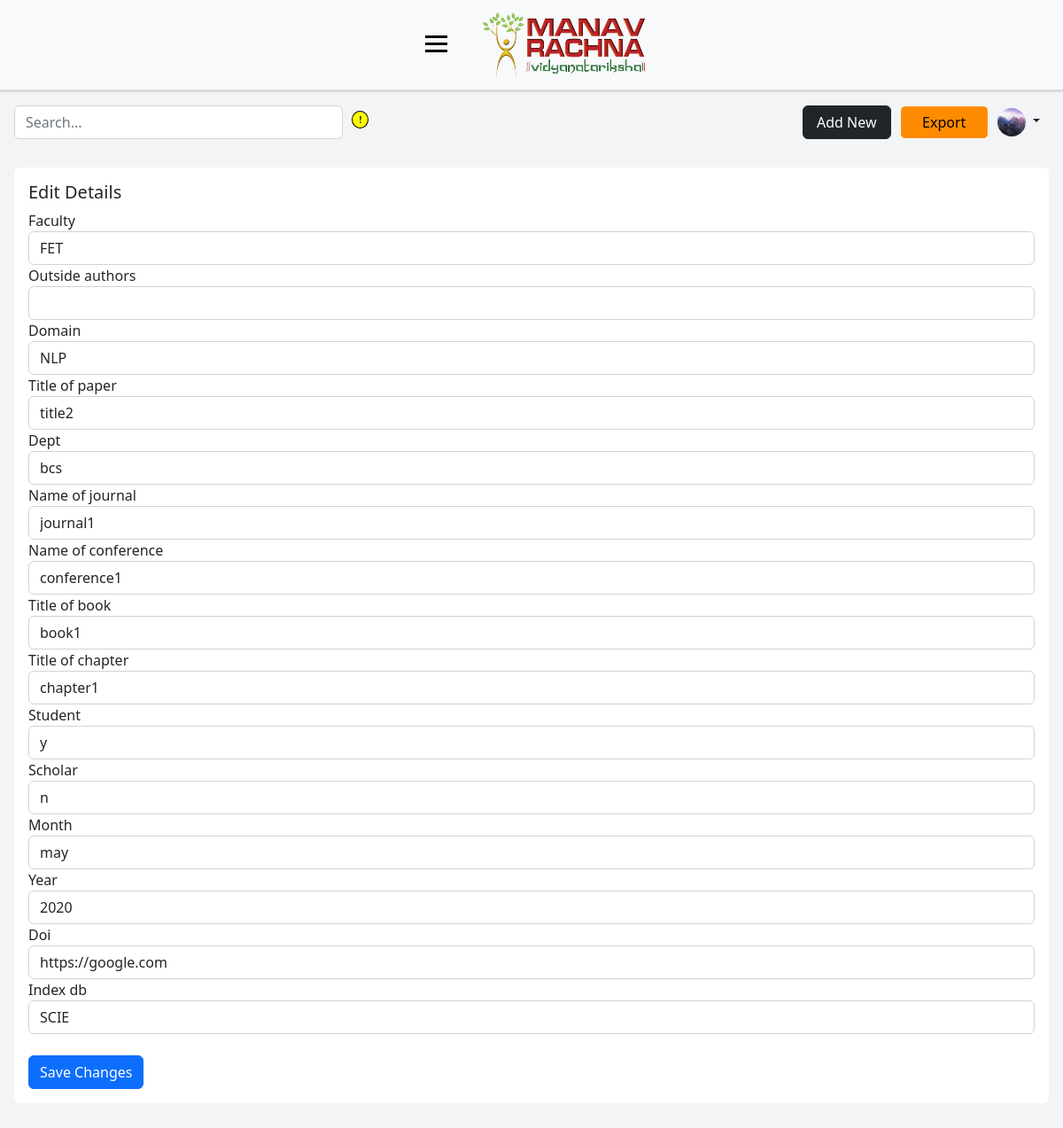
The app's page /paper/302/edit/ (signed in) with its own data.
### dashboard/models.py (models this page shows, shortened)
class Profile(models.Model):
    user = models.OneToOneField(User, on_delete=models.CASCADE)
    pfp = models.ImageField(default='default.jpg', upload_to='profile_pics')
    designation = models.CharField(max_length=20, blank=True)
    scopus_id = models.CharField(max_length=50, blank=True)
    wos_id = models.CharField(max_length=50, blank=True)
    citation_count = models.CharField(max_length=50, blank=True)
    month_year = models.CharField(max_length=50, blank=True)
    dept = models.CharField(max_length=7, blank=True)
    orcid_id = models.CharField(max_length=50, blank=True)
    vidwan_id = models.CharField(max_length=50, blank=True)
    h_index = models.CharField(max_length=10, blank=True)
    i_index = models.CharField(max_length=10, blank=True)
    is_new = models.BooleanField(default=True)

class ResearchPaper(models.Model):
    users_associated = models.ManyToManyField(User)
    faculty = models.CharField(max_length=5, blank=True)
    authors = models.CharField(max_length=200, null=False, blank=False)
    outside_authors = models.CharField(max_length=200, blank=True)
    domain = models.CharField(max_length=255, blank=True)
    title_of_paper = models.CharField(max_length=255, blank=True)
    dept = models.CharField(max_length=50, blank=True)
    name_of_journal = models.CharField(max_length=255, blank=True)
    name_of_conference = models.CharField(max_length=255, blank=True)
    title_of_book = models.CharField(max_length=255, blank=True)
    title_of_chapter = models.CharField(max_length=255, blank=True)
    student = models.CharField(max_length=3, blank=True)
    scholar = models.CharField(max_length=3, blank=True)
    month = models.CharField(max_length=15, blank=True)
    year = models.CharField(max_length=15, blank=True)
    doi = models.URLField(blank=True)
    index_db = models.CharField(max_length=50, blank=True)

### dashboard/views.py (the view)
# urls.py: path('paper/<int:pk>/edit/', UpdatePaperView.as_view(), name='dashboard-edit'),
class UpdatePaperView(LoginRequiredMixin, UserPassesTestMixin, UpdateView):
    model = ResearchPaper
    fields = [ 'faculty', 'outside_authors', 'domain', 'title_of_paper', 'dept', 'name_of_journal', 'name_of_conference', 'title_of_book', 'title_of_chapter', 'student', 'scholar', 'month', 'year', 'doi', 'index_db']
    def test_func(self):
        paper = self.get_object()
        if self.request.user in paper.users_associated.all() or is_admin(self.request.user): #type:ignore
            return True
        return False
    template_name = 'dashboard/paper_edit.html'

### dashboard/views.py (called while the page is built)
def is_admin(user):
    return user.groups.filter(name="adminstaff").exists()

### dashboard/templates/dashboard/paper_edit.html (shortened to what this page needs)
{% extends 'dashboard/base.html' %}
{% load crispy_forms_tags %}
{% block main %}
<div class="col m-3">
  <div class="card border-0">
    <div class="card-body">
        <h5 class="card-title">Edit Details</h5>
        <form method="POST" class="form-group">
            <div class="row md-3">
                {{ form|crispy }}
            </div>
            <br>
            <button type="submit" class="btn btn-primary" value="Save">Save Changes</button>
        </form>
    </div>
  </div>
</div>
{% endblock main %}

### dashboard/templates/dashboard/base.html (shortened to what this page needs)
{% load static %}
<!DOCTYPE html>
<html lang="en">
  <head>
    <link href="https://cdn.jsdelivr.net/npm/bootstrap@5.2.2/dist/css/bootstrap.min.css" rel="stylesheet">
    <link rel="stylesheet" href="{% static 'dashboard/css_base/style.css' %}">
  </head>
  <body>
    <div class="wrapper">
        <div class="bg-light nav-header">
            <div class="mr-logo-navbar">
                <div class="logo-navbar-ham">
                    <div class="hamburger">
                        <span class="bar"></span>
                        <span class="bar"></span>
                        <span class="bar"></span>
                    </div>
                    <div class="mr-logo-navbar-img">
                        <a href="/">
                            <img class="img-fluid" src="{% static 'dashboard/img/mr-logo.png' %}" width="200" height="80">
                        </a>
                    </div>
                </div>
            </div>
        </div>
        <div class="dashboard-wrapper">
            <div id="navbar-main" class="search-profile">
                <div class="search-bar-entry">
                    <form method="GET" id="search-bar" class=" custom-js-hover" role="search" action="{% url 'dashboard-home' %}">
                        <div class="custom-js-hover" >
                            <input name="search-result" id="search-input" type="search" class="form-control "  placeholder="Search..." aria-label="Search" >
                            <div class="custom-js-button" >
                                <p>!</p>
                            </div>
                        </div>
                    </form>
                </div>
                <div class="profile-info">
                    <div class="col buttons">
                        <a id="add-paper-btn" href="{% url 'dashboard-addpaper' %}" class="btn btn-dark" role="button">Add New</a>
                    </div>
                    <div class="col buttons export-btn">
                        <a id="add-paper-btn" href="{% url 'dashboard-export' %}" class="btn btn-light border-1" role="button">Export</a>
                    </div>
                    <div class="col profile-menu">
                        <div class="dropdown text-end">
                            <a href="#" class="d-block link-dark text-decoration-none dropdown-toggle" data-bs-toggle="dropdown" aria-expanded="false" data-bs-offset="10,20">
                                <img src="{{ user.profile.pfp.url }}" alt="mdo" width="32" height="32" class="rounded-circle">
                            </a>
                        </div>
                    </div>
                </div>
            </div>
            <div class=" py-3  ">
              {% block main %}{% endblock %}
            </div>
        </div>
    </div>
</body>

### dashboard/static/dashboard/css_base/style.css (style rules this page uses)
* { padding: 0; margin: 0; }
body { min-height: 100vh; background-color: #f2f4f6; }
.wrapper { display: flex; flex-direction: column; }
.nav-header { display: flex; justify-content: center; z-index: 999; box-shadow: 0px 0px 0px 3px rgba(0,0,0,0.1); }
.mr-logo-navbar { display: flex; flex-direction: column; align-items: center; }
.logo-navbar-ham { display: flex; }
.mr-logo-navbar-img { padding-top: 10px; padding-bottom: 10px; }
.hamburger { display: block; cursor: pointer; padding-left: 20px; padding-right: 36px; padding-top: 35px; }
.bar { display: block; width: 25px; height: 3px; margin: 5px auto; transition: all .3s ease-in-out; background-color: #000; }
.dashboard-wrapper { display: flex; flex-direction: column; }
.search-profile { display: flex; justify-content: space-between; min-width: 100vh; padding-top: 1.5%; }
.profile-info { display: flex; align-items: center; padding-right: 1em; }
.profile-menu, .buttons { padding-right: 10px; }
.export-btn a { background-color: darkorange; }
.custom-js-button p { font-size: 10px; padding-left: 7px; padding-top: 2px; }
.custom-js-hover { display: flex; width: 100%; }
.search-bar-entry { padding-left: 1em; }
.custom-js-button { cursor: help; background-color: yellow; border: 1px solid black; width: 20px; height: 20px; border-radius: 50%; font-weight: bold; margin-left: 10px; margin-top: 6px; position: relative; }
#add-paper-btn { width: 100px; }
#search-bar { width: 400px; }

### records on screen
ResearchPaper: faculty "FET", domain "NLP", title_of_paper "title2", dept "bcs", name_of_journal "journal1", name_of_conference "conference1", title_of_book "book1", title_of_chapter "chapter1", student "y", scholar "n", month "may", year "2020", doi "https://google.com", index_db "SCIE"
